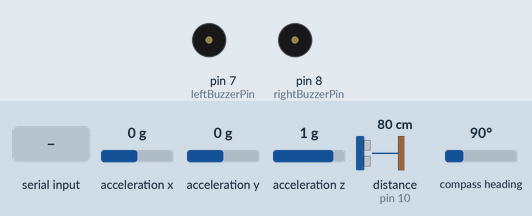
Bench run of a sketch on a simulated Arduino Uno, built with avr-gcc and run on an emulated ATmega328P. On the bench: buzzer (waves = sounding, pin HIGH). The inputs (shaded band) are chosen by the test bench; at power-on: acceleration x 0 g, acceleration y 0 g, acceleration z 1 g, distance to the obstacle (sensor on pin 10) 80 cm, compass heading 90°. What the sketch prints to the serial monitor is not drawn.

Above: at 2.2 s.
2.3 s: "1\n" received over Serial
At 3.1 s:
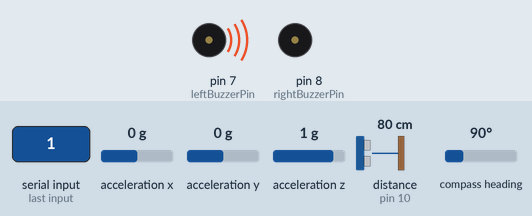
3.8 s: "2\n" received over Serial
At 4.3 s:
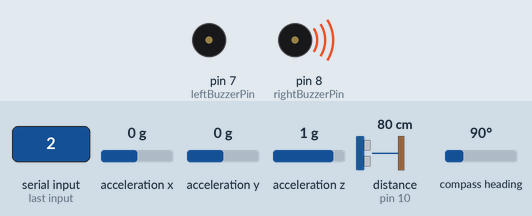
5.3 s: "90,45\n" received over Serial
At 6.7 s:
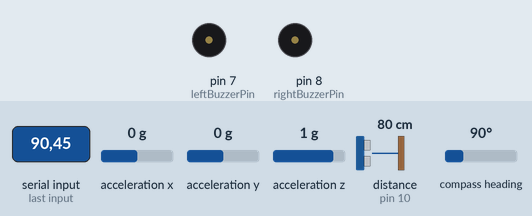
Timing chart, 0 to 8.3 s (numbered marks = the images above; inputs shaded):
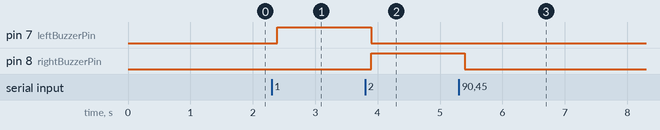

The sketch:

sensor_wheel_handle.ino
```cpp
#include <Adafruit_Sensor.h>
#include <Wire.h>
#include <Adafruit_BNO055.h>
#include <utility/imumaths.h>
#include <HCSR04.h>


/* Set the delay between fresh samples */
#define BNO055_SAMPLERATE_DELAY_MS (100)

#define leftBuzzerPin 7
#define rightBuzzerPin 8
int buzzer = 0;
int shit;


Adafruit_BNO055 bno = Adafruit_BNO055(55);
UltraSonicDistanceSensor distanceSensor(9, 10);

/**************************************************************************/
/*
    Displays some basic information on this sensor from the unified
    sensor API sensor_t type (see Adafruit_Sensor for more information)
*/
/**************************************************************************/
void displaySensorDetails(void)
{
  sensor_t sensor;
  bno.getSensor(&sensor);
}

/**************************************************************************/
/*
    Display some basic info about the sensor status
*/
/**************************************************************************/
void displaySensorStatus(void)
{
  /* Get the system status values (mostly for debugging purposes) */
  uint8_t system_status, self_test_results, system_error;
  system_status = self_test_results = system_error = 0;
  bno.getSystemStatus(&system_status, &self_test_results, &system_error);
}
/**************************************************************************/
/*
    Display sensor calibration status
*/
/**************************************************************************/
void displayCalStatus(void)
{
  /* Get the four calibration values (0..3) */
  /* Any sensor data reporting 0 should be ignored, */
  /* 3 means 'fully calibrated" */
  uint8_t system, gyro, accel, mag;
  system = gyro = accel = mag = 0;
  bno.getCalibration(&system, &gyro, &accel, &mag);

}

/**************************************************************************/
/*
    Arduino setup function (automatically called at startup)
*/
/**************************************************************************/
void setup(void)
{
  Serial.begin(9600);
  /* Initialise the sensor */
  if(!bno.begin())
  {
    while(1);
  }

  delay(1000);

  /* Display some basic information on this sensor */
  displaySensorDetails();

  /* Optional: Display current status */
  displaySensorStatus();

  bno.setExtCrystalUse(true);

  pinMode(leftBuzzerPin, OUTPUT);
  pinMode(rightBuzzerPin, OUTPUT);
}

int displayTurn(float x){
  int state = 0;
  if(x < 330 && x > 300){
    state = 1;
    return 2;
  }
  else if(x < 300 && x > 270){
    state = 2;
    return 1;
  }
  else if(x > 20  && x < 65){
    state = -1;
    return 4;
  }
  else if(x > 65 && x < 100){
    state = -2;
    return 3;
  }
  else{
    state = 0;
    return 0;
  }

}

/**************************************************************************/
/*
    Arduino loop function, called once 'setup' is complete (your own code
    should go here)
*/
/**************************************************************************/
void loop(void)
{
  /* Get a new sensor event */
  sensors_event_t event;
  bno.getEvent(&event);
  String state = "";

  /* Display the floating point data */

  state += displayTurn(event.orientation.x);

    float distance = distanceSensor.measureDistanceCm();
    if(distance > 7.5 || distance == -1){
       state += 5;
    }
    else if(distance < 4.3 && distance > 0){
      state += 6;
    }
    else{
      state += 7;
    }

    Serial.println(state);

  /* Optional: Display calibration status */
  displayCalStatus();

  /* Optional: Display sensor status (debug only) */
  displaySensorStatus();


  /* Wait the specified delay before requesting nex data */
  delay(BNO055_SAMPLERATE_DELAY_MS);
  BuzzerHelper2();
}

void BuzzerHelper2(){
  while (Serial.available() > 0) {
    // 0-none 1-left 2-right
    int shit = Serial.read() - 48;
    if (shit == 0 || shit == 1 || shit == 2){
      buzzer = shit;
    }
  }
  if (buzzer == 0) {
    digitalWrite(leftBuzzerPin, LOW);
    digitalWrite(rightBuzzerPin, LOW);
  } else if (buzzer == 1) {
    digitalWrite(leftBuzzerPin, HIGH);
    digitalWrite(rightBuzzerPin, LOW);
  } else if (buzzer == 2){
    digitalWrite(leftBuzzerPin, LOW);
    digitalWrite(rightBuzzerPin, HIGH);
  } else {
    digitalWrite(leftBuzzerPin, LOW);
    digitalWrite(rightBuzzerPin, LOW);
  }
}
```

Measured:
- after the input at 2.3 s, pin 7 (leftBuzzerPin): LOW → HIGH after 0.09 s
- after the input at 3.8 s, pin 7 (leftBuzzerPin): HIGH → LOW after 0.09 s; pin 8 (rightBuzzerPin): LOW → HIGH after 0.09 s
- after the input at 5.3 s, pin 8 (rightBuzzerPin): HIGH → LOW after 0.10 s
